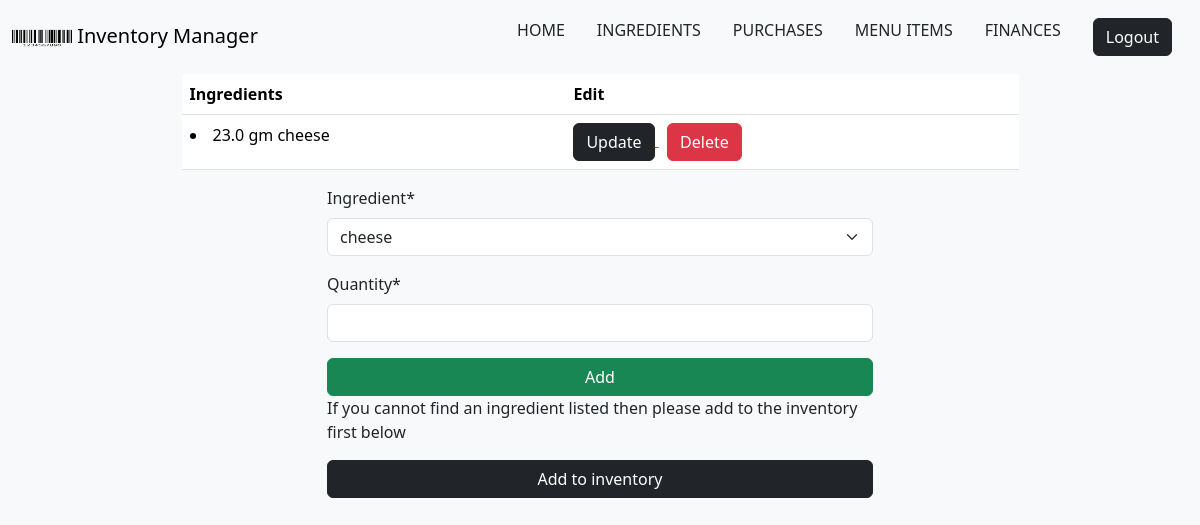
Page /apple/requirements/ (signed in) on the committed database.
### inventory/models.py (models this page shows, shortened)
class RecipeRequirement(models.Model):
    menu_item = models.ForeignKey(MenuItem,on_delete=models.CASCADE,default="")
    ingredient = models.ForeignKey(Ingredient,on_delete=models.CASCADE,default="")
    quantity = models.FloatField()
    slug = models.SlugField(null=False,unique=True,default="")

class Ingredient(models.Model):
    name = models.CharField(max_length=50)
    price = models.FloatField()
    quantity = models.IntegerField(default=0)
    unit = models.CharField(max_length=10,default="")
    slug = models.SlugField(null=False,unique=True)
    def __str__(self):
        return self.name

### inventory/views.py (the view, shortened to what this page needs)
# urls.py: path('<name>/requirements/',RecipeRequirementCreateView.as_view(),name="view-requirements"),
class RecipeRequirementCreateView(LoginRequiredMixin,CreateView,ListView):
    model = RecipeRequirement
    template_name = 'inventory/reciperequirement_list.html'
    fields = ["ingredient","quantity"]
    success_url = reverse_lazy('view-requirements')
    def get_queryset(self):
        name = self.kwargs['name']
        return RecipeRequirement.objects.filter(menu_item__name = name)

### inventory/templates/inventory/reciperequirement_list.html (shortened to what this page needs)
{% extends 'base.html' %}
{% load crispy_forms_tags %}
{% block content %}
<div class="container h-100">
    <div class="table-responsive ">
    <table class="table table-hover mx-auto w-75 ">
        <tr>
            <th> Ingredients </th>
            <th> Edit </th>
        </tr>
        {% for item in object_list %}
        <tr>
            <td>
                <li> {{item.quantity}} {{item.ingredient.unit}} {{item.ingredient.name }} </li>
            </td>
            <td>
                <a href="{% url 'update-requirements' item.menu_item.name item.slug  %}"> <button type="button" class="btn btn-dark">Update</button> </a>
                &nbsp <a href="{% url 'delete-requirement' item.menu_item.name item.slug %}"> <button type="button" class="btn btn-danger">Delete</button></a>
            </td>
        </tr>
        {% endfor %}
    </table>
</div>
    <div class="row h-100 justify-content-center align-items-center">
    <div class="col-10 col-md-8 col-lg-6">
  <form action ="" method="post">
    <div class="form-row ">
      <div class="form-group">
    {{ form.ingredient|as_crispy_field }}
      </div>
    </div>
      <div class="form-row ">
      <div class="form-group">
        {{ form.quantity|as_crispy_field }}
      </div>
    </div>
        <button type="submit" class="btn btn-success w-100"> Add </button>
  </form>
         <p> If you cannot find an ingredient listed then please add to the inventory first below  </p>
    <a href="{% url 'ingredient-add'%}"> <button type="submit" class="btn btn-dark w-100"> Add to inventory </button></a>
    </div>
  </div>
</div>
{% endblock %}

### rows in the picture
RecipeRequirement: quantity "23.0", ingredient.unit "gm", ingredient.name "cheese"
